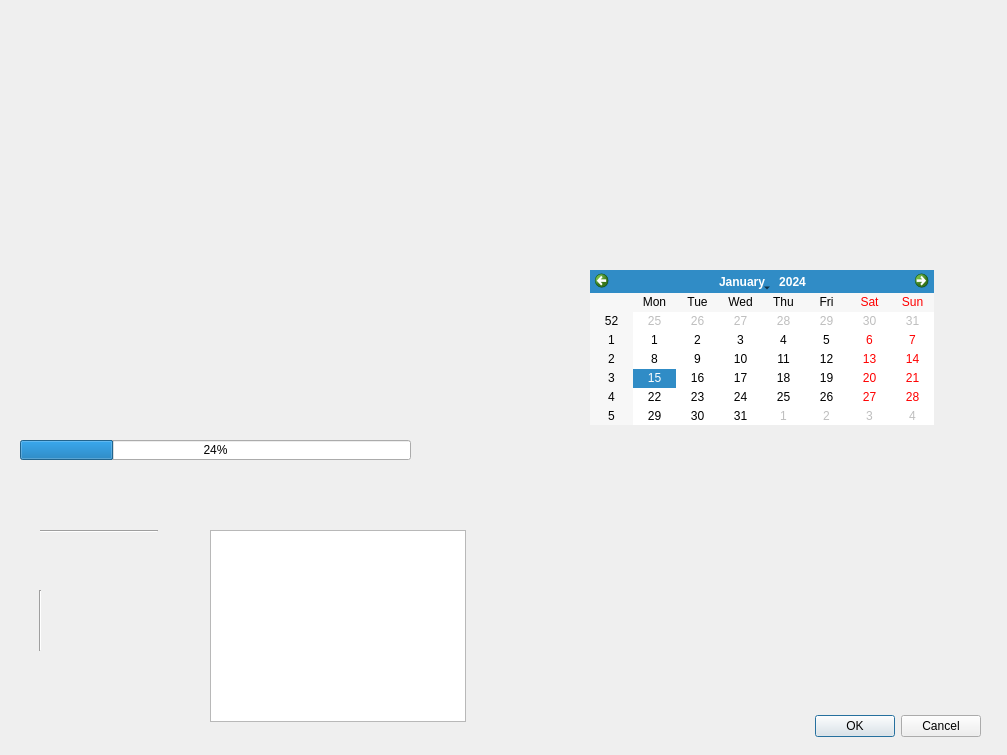
<ui version="4.0" >
 <class>HelloWorldClass</class>
 <widget class="QDialog" name="Dialog" >
  <property name="geometry" >
   <rect>
    <x>0</x>
    <y>0</y>
    <width>1007</width>
    <height>755</height>
   </rect>
  </property>
  <property name="contextMenuPolicy" >
   <enum>Qt::NoContextMenu</enum>
  </property>
  <property name="windowTitle" >
   <string>Dialog</string>
  </property>
  <widget class="QDialogButtonBox" name="buttonBox" >
   <property name="geometry" >
    <rect>
     <x>640</x>
     <y>710</y>
     <width>341</width>
     <height>32</height>
    </rect>
   </property>
   <property name="orientation" >
    <enum>Qt::Horizontal</enum>
   </property>
   <property name="standardButtons" >
    <set>QDialogButtonBox::Cancel|QDialogButtonBox::NoButton|QDialogButtonBox::Ok</set>
   </property>
  </widget>
  <widget class="MultiPageWidget" name="multipagewidget" >
   <property name="geometry" >
    <rect>
     <x>30</x>
     <y>10</y>
     <width>200</width>
     <height>150</height>
    </rect>
   </property>
   <widget class="QWidget" name="page" />
  </widget>
  <widget class="AnalogClock" name="analogClock" >
   <property name="geometry" >
    <rect>
     <x>500</x>
     <y>20</y>
     <width>100</width>
     <height>100</height>
    </rect>
   </property>
   <property name="toolTip" >
    <string>The current time</string>
   </property>
   <property name="whatsThis" >
    <string>The analog clock widget displays the current time.</string>
   </property>
  </widget>
  <widget class="TicTacToe" name="tictactoe" >
   <property name="geometry" >
    <rect>
     <x>30</x>
     <y>200</y>
     <width>200</width>
     <height>200</height>
    </rect>
   </property>
  </widget>
  <widget class="WorldTimeClock" name="worldTimeClock" >
   <property name="geometry" >
    <rect>
     <x>400</x>
     <y>140</y>
     <width>100</width>
     <height>100</height>
    </rect>
   </property>
  </widget>
  <widget class="QCalendarWidget" name="calendarWidget" >
   <property name="geometry" >
    <rect>
     <x>590</x>
     <y>270</y>
     <width>344</width>
     <height>155</height>
    </rect>
   </property>
  </widget>
  <widget class="QProgressBar" name="progressBar" >
   <property name="geometry" >
    <rect>
     <x>20</x>
     <y>440</y>
     <width>391</width>
     <height>20</height>
    </rect>
   </property>
   <property name="value" >
    <number>24</number>
   </property>
  </widget>
  <widget class="Line" name="line" >
   <property name="geometry" >
    <rect>
     <x>40</x>
     <y>530</y>
     <width>118</width>
     <height>3</height>
    </rect>
   </property>
   <property name="orientation" >
    <enum>Qt::Horizontal</enum>
   </property>
  </widget>
  <widget class="Line" name="line_2" >
   <property name="geometry" >
    <rect>
     <x>30</x>
     <y>590</y>
     <width>21</width>
     <height>61</height>
    </rect>
   </property>
   <property name="orientation" >
    <enum>Qt::Vertical</enum>
   </property>
  </widget>
  <widget class="QGraphicsView" name="graphicsView" >
   <property name="geometry" >
    <rect>
     <x>210</x>
     <y>530</y>
     <width>256</width>
     <height>192</height>
    </rect>
   </property>
  </widget>
 </widget>
 <customwidgets>
  <customwidget>
   <class>MultiPageWidget</class>
   <extends>QWidget</extends>
   <header>multipagewidget.h</header>
   <container>1</container>
  </customwidget>
  <customwidget>
   <class>AnalogClock</class>
   <extends>QWidget</extends>
   <header>analogclock.h</header>
  </customwidget>
  <customwidget>
   <class>TicTacToe</class>
   <extends>QWidget</extends>
   <header>tictactoe.h</header>
  </customwidget>
  <customwidget>
   <class>WorldTimeClock</class>
   <extends>QWidget</extends>
   <header>worldtimeclock.h</header>
  </customwidget>
 </customwidgets>
 <resources/>
 <connections>
  <connection>
   <sender>buttonBox</sender>
   <signal>accepted()</signal>
   <receiver>Dialog</receiver>
   <slot>accept()</slot>
   <hints>
    <hint type="sourcelabel" >
     <x>248</x>
     <y>254</y>
    </hint>
    <hint type="destinationlabel" >
     <x>157</x>
     <y>274</y>
    </hint>
   </hints>
  </connection>
  <connection>
   <sender>buttonBox</sender>
   <signal>rejected()</signal>
   <receiver>Dialog</receiver>
   <slot>reject()</slot>
   <hints>
    <hint type="sourcelabel" >
     <x>316</x>
     <y>260</y>
    </hint>
    <hint type="destinationlabel" >
     <x>286</x>
     <y>274</y>
    </hint>
   </hints>
  </connection>
 </connections>
</ui>
